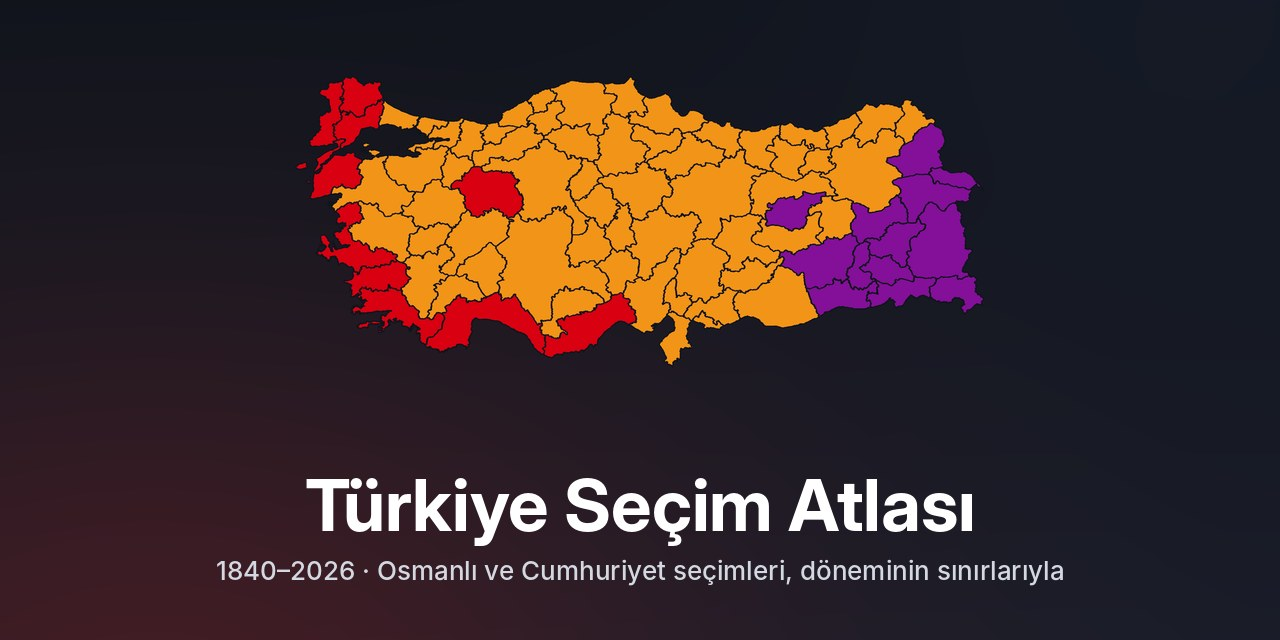
#> input picture docs/img/og.jpg, 1280 x 640 px
$ python -i render.py   (imports and definitions only)
#> lines starting #> are read from the running program, lines starting #| are printed output that depends on the picture
#!/usr/bin/env python3
"""Tanıtım videosu (1920×1080, 30 fps) ve README GIF'i.

Girdi: scripts/video/capture.js ile alınan ekran görüntüleri (build/video/shots) ve scripts/video/music.py müziği.
Kareler kare kare hesaplanır (gerçek zamanlı kayıt yoktur): kamera hareketleri, geçişler, alt yazılar ve imleç
burada çizilir; ekran görüntüleri 2× piksel yoğunluğundadır, böylece yakınlaşmada keskin kalır.

Kullanım:
  python3 scripts/video/render.py video   -> docs/video/tanitim-16x9.mp4
  python3 scripts/video/render.py gif     -> docs/img/oynatma.gif
  python3 scripts/video/render.py still T -> build/video/still.png (T saniyesindeki kare; deneme için)
"""
import json, math, os, subprocess, sys
from functools import lru_cache
from multiprocessing import Pool
import numpy as np
from PIL import Image, ImageDraw, ImageFilter, ImageFont

ROOT = os.path.dirname(os.path.dirname(os.path.dirname(os.path.abspath(__file__))))
SH = os.path.join(ROOT, 'build', 'video', 'shots')
# [1 line not run here, left out]
OW, OH, FPS = 1920, 1080, 30
SW, SHH = 3840, 2160                          # sahne (stage) çözünürlüğü
CX, CY, CW = 240, 165, 3360                    # pencere içeriğinin sahnedeki yeri; CSS piksel × 2,1
# [1 line that did not run here, left out]
CH = int(CW * 9 / 16)
BRAND = (141, 28, 28)
FONT = '/usr/share/fonts/opentype/inter/'


@lru_cache(maxsize=None)
def font(name, size):
    return ImageFont.truetype(FONT + name, size)


def ease(t):
    t = max(0.0, min(1.0, t))
    return t * t * (3 - 2 * t) if t < 1 else 1.0


def ease_io(t):
    t = max(0.0, min(1.0, t))
    return 4 * t ** 3 if t < 0.5 else 1 - (-2 * t + 2) ** 3 / 2


def lerp(a, b, t):
    return a + (b - a) * t


def lerp_box(a, b, t):
    return tuple(lerp(x, y, t) for x, y in zip(a, b))


def css(x, y):
    """Ekran görüntüsündeki CSS pikseli -> sahne koordinatı."""
    return CX + x * K, CY + y * K


def box_css(x, y, w):
    sx, sy = css(x, y)
    return (sx, sy, sx + w * K, sy + w * K * 9 / 16)


FULL = (0, 0, SW, SHH)
CONTENT = (CX, CY, CX + CW, CY + CH)


def to_out(box, sx, sy):
    return (sx - box[0]) / (box[2] - box[0]) * OW, (sy - box[1]) / (box[3] - box[1]) * OH


# ------------------------------------------------------------------ sahne zemini ve pencere
# [50 lines left out: functions background, window_base, corner_mask, not called in this run]


@lru_cache(maxsize=6)
def shot(name):
    return Image.open(os.path.join(SH, name + '.png')).convert('RGB')


# [4 lines left out: function compose, not called in this run]


@lru_cache(maxsize=14)
def stage(name):
    return compose(shot(name), dark=name.startswith('en_dark'))


# [215 lines left out: functions zoom_content, camera, seq, caption, year_badge, cursor and 7 more, not called in this run]


# ------------------------------------------------------------------ sahneler
# [1 line that did not run here, left out]


# [121 lines left out: functions sc_timelapse, sc_ottoman, sc_istanbul, sc_ilce, sc_trabzon, sc_compare and 5 more, not called in this run]


SCENES = [(intro, 5.0), (sc_timelapse, 12.5), (sc_ottoman, 7.5), (sc_istanbul, 7.5), (sc_ilce, 7.5), (sc_trabzon, 5.0),
          (sc_compare, 7.5), (sc_chart, 7.5), (sc_parties, 5.0), (sc_anim, 7.5), (sc_guncel, 5.0), (sc_endark, 5.0), (endcard, 7.5)]
STARTS = np.cumsum([0] + [d for _, d in SCENES])
TOTAL = float(STARTS[-1])
XF = 0.5


# [17 lines left out: function frame, not called in this run]


def frame_bytes(i):
    return frame(i / FPS).tobytes()


# [26 lines left out: function render_video, not called in this run]


# ------------------------------------------------------------------ GIF: 1950'den 2023'e zaman atlamalı oynatma
def gif_frame(i):
    G = 10
    names = ['ot_' + e['id'] for e in META['early'] if int(e['year']) >= 1908] + ['tl_' + e['id'] for e in META['timeline']]
    labels = [(e['year'], 'Meclis-i Mebusan' if int(e['year']) < 1920 else 'TBMM seçimi') for e in META['early'] if int(e['year']) >= 1908] + \
             [(e['year'] + (' Haziran' if e['id'].endswith('Haziran') else ' Kasım' if e['id'].endswith('Kasim') else ''), 'Milletvekili genel seçimi') for e in META['timeline']]
    t = i / G
    each = 0.55
    layers, k = seq(names, t, each, xf=0.2)
    out = None
    for n, a in layers:
        r = shot(n).resize((960, 540), Image.LANCZOS, reducing_gap=2.0)
        out = r if out is None else Image.blend(out, r, a)
    y, lab = labels[k]
    big = out.resize((OW, OH))
    big = year_badge(big, y, lab, x=70, y=300)
    return big.resize((960, 540), Image.LANCZOS)


# [29 lines left out: functions render_gif, render_og, not called in this run]


# [12 lines not run here, left out]

>>> import cv2
>>> picture = cv2.imread('../../docs/img/og.jpg', cv2.IMREAD_GRAYSCALE)
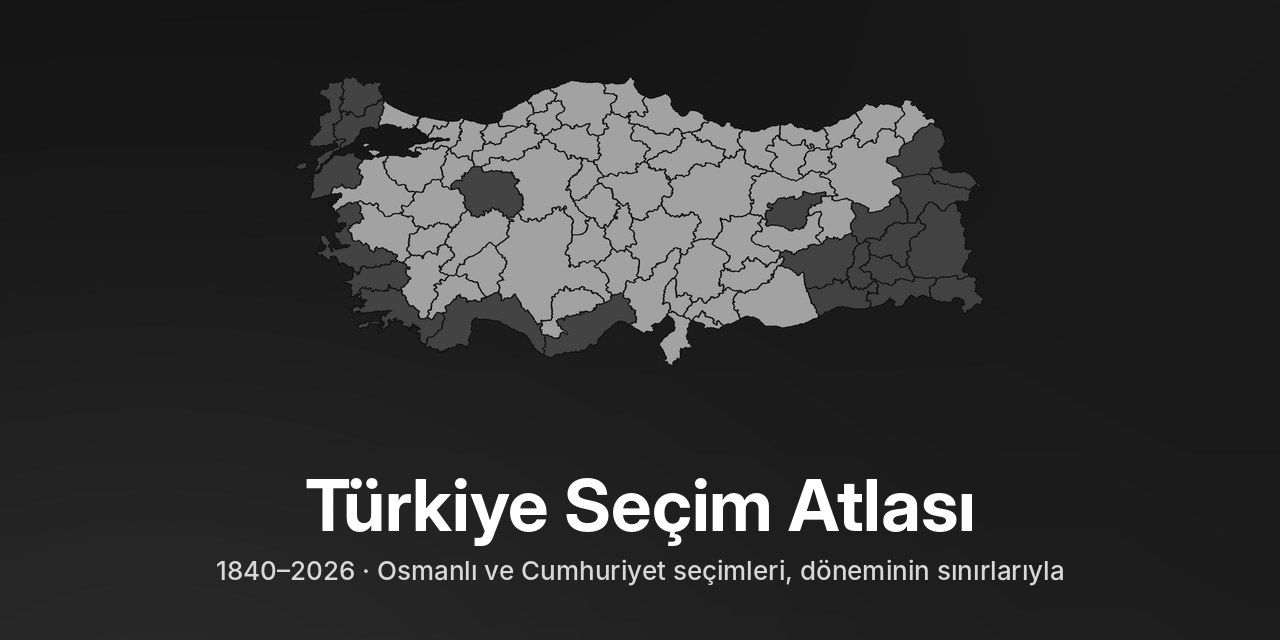
#> picture: shape (640, 1280); min 0, max 255, mean 49.1
#> (the run stopped early here; a loop or call above may not have finished)
